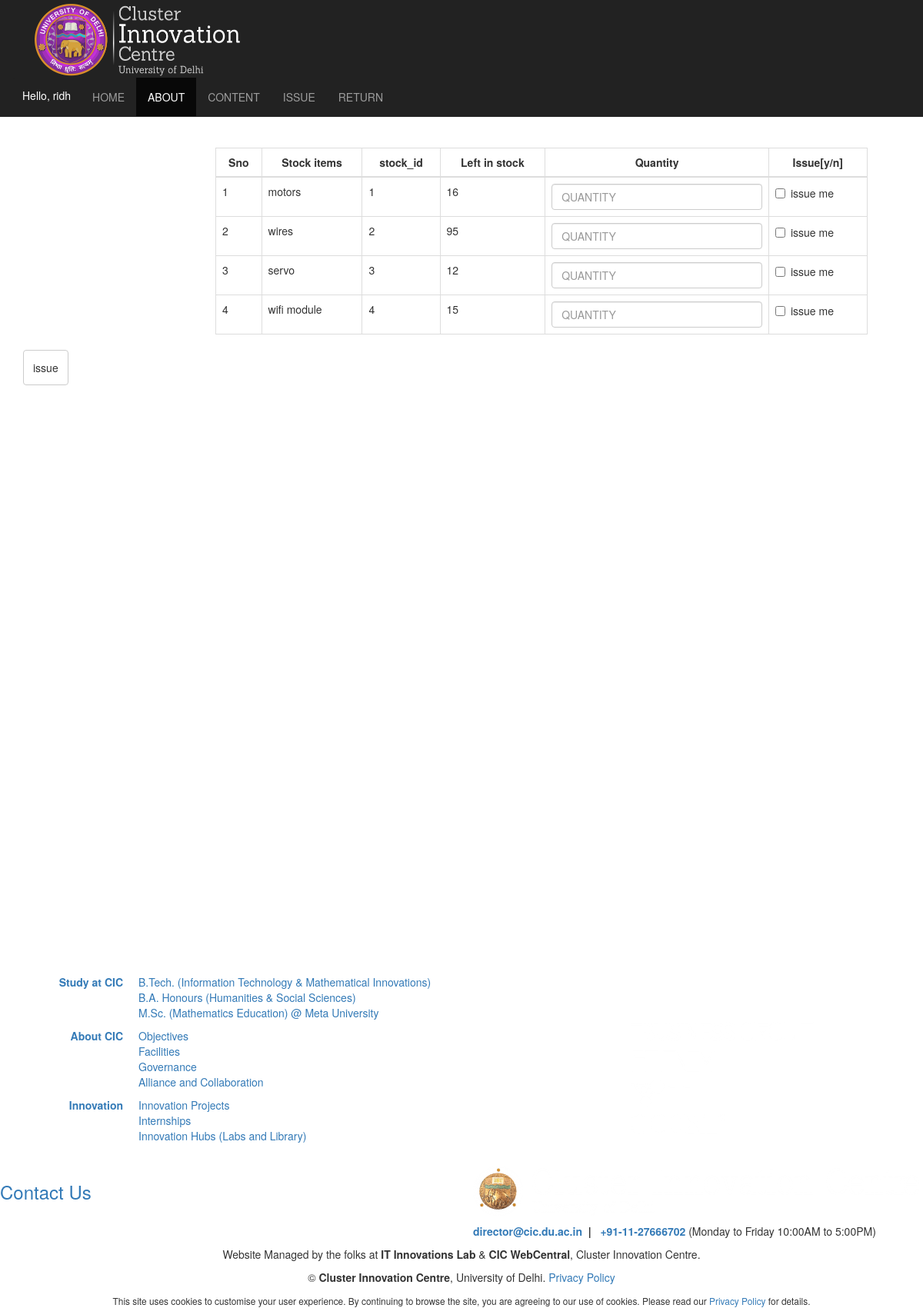
The app's page /about-student.php (signed in) with its own data.
### tables this page shows
CREATE TABLE `users` (
  `user_id` int(5) NOT NULL AUTO_INCREMENT,
  `user_fullname` char(20) NOT NULL,
  `username` varchar(30) NOT NULL,
  `password` varchar(255) NOT NULL,
  `email_id` varchar(255) NOT NULL,
  `user_type` enum('student','admin') DEFAULT NULL,
  PRIMARY KEY (`user_id`)
);

CREATE TABLE `stock_description` (
  `stock_id` int(4) NOT NULL AUTO_INCREMENT,
  `name` varchar(50) NOT NULL,
  `description` varchar(255) DEFAULT NULL,
  `image_link` varchar(255) DEFAULT NULL,
  PRIMARY KEY (`stock_id`)
);

### functions.php (called while the page is built, shortened)
<?php
function get_username() {
	$conn = setup();
	$result = $conn -> query("SELECT username FROM users WHERE user_id = ".$_SESSION["user_id"].";");
	if ($result->num_rows > 0) {
		$data = $result->fetch_assoc();
		$u_name = $data["username"];
		return $u_name;
	}
	else {
		echo "error in getting username";
		$conn->close();
		return FALSE;
	}
}
function calculate_quantity ($flag, $stock_id) {
	if ($flag == 0) {
		return get_purchased_quantity($stock_id);
	}
	else if ($flag == 1) {
		return get_purchased_quantity($stock_id) - get_deleted_quantity($stock_id);
	}
	else if ($flag == 2) {
		return get_purchased_quantity($stock_id) - get_deleted_quantity($stock_id) - get_issued_quantity($stock_id);
	}
	else {
		echo "invalid flag input";
	}
}
function get_purchased_quantity ($stock_id) {
	$conn = setup();
	$quantity = 0;
	$result = $conn->query("SELECT quantity FROM purchase_list WHERE stock_id = $stock_id");
	if ($result->num_rows > 0) {
		while ($data = $result->fetch_assoc()) {
			$quantity += $data["quantity"];
		}
	}
	return $quantity;
}
function get_deleted_quantity ($stock_id) {
	$conn = setup();
	$quantity = 0;
	$result = $conn->query("SELECT quantity FROM deleted_stock WHERE stock_id = $stock_id");
	if ($result->num_rows > 0) {
		while ($data = $result->fetch_assoc()) {
			$quantity += $data["quantity"];
		}
	}
	return $quantity;
}
function get_issued_quantity ($stock_id) {
	$conn = setup();
	$quantity = 0;
	$result = $conn->query("SELECT quantity FROM issued_stock_list WHERE stock_id = $stock_id");
	if ($result->num_rows > 0) {
		while ($data = $result->fetch_assoc()) {
			$quantity += $data["quantity"];
		}
	}
	return $quantity;
}
function validate_input($data) {
  	$data = trim($data);
  	$data = stripslashes($data);
  	$data = htmlspecialchars($data);
  	return $data;
}
function setup() {
	$servername = "localhost";
	$username = "root";
	$pass = "";
	$db_name = "Stock";
	$conn = new mysqli($servername, $username, $pass);
	$conn->query("use ".$db_name);
	return $conn;
}
?>

### about-student.php (the view, shortened to what this page needs)
<!DOCTYPE html>
<?php
require_once "functions.php";
?>
<html lang="en">
<head>
    <link rel="stylesheet" href="css/bootstrap.min.css">
    <link rel="stylesheet" href="stock.css">
</head>
<body>
    <div id="header">
        <div id="top-nav">
            <img src="images/cic_logo.png" height="100px">
        </div>
        <nav class="navbar navbar-inverse">
            <div class="container-fluid">
                    <ul class="nav navbar-nav">
                    <li><div class="row">
                        <div class="col-lg-12">
                            <a href="#" class="btn btn-success" id="menu-toggle"><span ><?php require_once "functions.php";
                            if (isset($_SESSION["user_id"]))
                                {echo "Hello, ".get_username()."";}
                            else
                                { header("Location: index.php");} ?></span></a>
                        </div>
                    </div></li>
                        <li ><a href="home-student.php" >HOME</a></li>
                        <li class="active"><a href="#" >ABOUT</a></li>
                        <li ><a href="#" >CONTENT</a></li>
                        <li ><a href="#">ISSUE</a></li>
                        <li  ><a href="account-student.php" >RETURN</a></li>
                    </ul>
            </div>
         </nav>
    </div>
            <form role="form" action = "<?php echo validate_input($_SERVER["PHP_SELF"]);?>" method = "POST">
                     <div class="container" id="issue_tab">
                        <div class="row clearfix">
                            <div class="col-md-9 column">
                                <table class="table table-bordered table-hover">
                                    <thead>
                                        <tr >
                                            <th class="text-center">
                                                Sno
                                            </th>
                                            <th class="text-center">
                                                Stock items
                                            </th>
                                            <th class="text-center">
                                                stock_id
                                            </th>
                                            <th class="text-center">
                                                Left in stock
                                            </th>
                                            <th class="text-center">
                                                Quantity
                                            </th>
                                            <th class="text-center">
                                                Issue[y/n]
                                            </th>
                                        </tr>
                                    </thead>
                                    <tbody>
<?php
require_once "functions.php";
$conn = setup();
$result = $conn->query("SELECT * FROM stock_description");
$i = 1;
if ($result->num_rows > 0) {
    while ($data = $result->fetch_assoc()) { ?>
                                        <tr id='addr1'>
                                        <td>
                                            <?php echo $i; ?>
                                        </td>
                                        <td><?php echo $data["name"]; ?></td>
                                        <td><?php echo $data["stock_id"]; ?></td>
                                        <td><?php echo calculate_quantity(2, $data["stock_id"]); ?></td>
                                        <td><input type="text" name='quantity[]'  placeholder='QUANTITY' class="form-control"/></td>
                                        <td><label class="checkbox-inline"><input type="checkbox" name = "issue_flag[]" value = <?php echo $i-1; ?>>issue me</label></td>
                                        </tr>
<?php
$i++;
}}
?>
                                    </tbody>
                                </table>
                            </div>
                        </div >
                        <input type="SUBMIT" id="issue" value="issue" class="btn btn-default">
                    </div>
                </form>
        <div id="page-content-wrapper">
        </div>
<footer>
        <div class="footer">
            <div class="wrapper padder">
                <div class="row no-margin padder navbar-add-border-bottom navbar-add-border-top">
                    <div class="col-lg-8">
                        <dl class="dl-horizontal">
                            <dt><a href="Programs-Dir">Study at CIC</a></dt>
                            <dd>
                                <ol class="list-unstyled">
                                <li><a href="http://ducic.ac.in/Programs-BTech-IT-Concept">B.Tech. (Information Technology &amp; Mathematical Innovations)</a></li>
                                <li><a href="http://ducic.ac.in/Programs-BA-Hons-Concept">B.A. Honours (Humanities &amp; Social Sciences)</a></li>
                                <li><a href="http://ducic.ac.in/Programs-MME-Concept">M.Sc. (Mathematics Education) @ Meta University</a></li>
                                </ol>
                            </dd>
                            <dt><a href="About-Objectives">About CIC</a></dt>
                            <dd>
                                <ol class="list-unstyled">
                                <li><a href="http://ducic.ac.in/About-Objectives">Objectives</a></li>
                                <li><a href="http://ducic.ac.in/InnovationHub">Facilities</a></li>
                                <li><a href="http://ducic.ac.in/About-Governance">Governance</a></li>
                                <li><a href="http://ducic.ac.in/About-Alliance">Alliance and Collaboration</a></li>
                                </ol>
                            </dd>
                            <dt><a href="">Innovation</a></dt>
                            <dd>
                                <ol class="list-unstyled">
                                <li><a href="http://ducic.ac.in/Innovation-Projects">Innovation Projects</a></li>
                                <li><a href="http://ducic.ac.in/Internships">Internships</a></li>
                                <li><a href="http://ducic.ac.in/InnovationHub">Innovation Hubs (Labs and Library)</a></li>
                                </ol>
                                </dd>
                        </dl>
                    </div>
                    <div class="col-lg-4 goCenter">
                        <h3 class="goCenter no-margin">
                        <a href="https://www.facebook.com/CIC.DU" target="blank"><img src="css/images/icons/facebook29.png" style="width:30px;"></a>
                        <a href="https://twitter.com/itweetcic" target="blank"><img src="css/images/icons/twitter21.png" style="width:30px;"></a>
                        </h3>
                        <h4><a href="http://ebiz.ducic.ac.in" target="new"><img src="css/images/icons/e-business.png" style="max-height:25px; max-width:100%"></a></h4>
                        <h4><a href="http://autonomi.ducic.ac.in" target="new"><img src="css/images/icons/autonomi.png" style="max-height:30px; max-width:100%"></a></h4>
                        <h4><a href="http://ducic.ac.in/Hub-IT-Innovations-Lab" target="new"><img src="css/images/icons/itil.png" style="max-height:35px; max-width:100%"></a></h4>
                        <h4><a href="https://one.ducic.ac.in" target="new"><img src="css/images/icons/one-logo.png" style="max-height:25px; max-width:100%"></a></h4>
                    </div>
            </div>
            <div class="row no-margin padder">
                <div class="col-lg-6 goCenter">
                    <h3><a href="Contact">Contact Us</a></h3>
                </div>
                    <div class="col-lg-6 goCenter">
                        <p><img src="images/logo_footer.png" class="logo-long"></p>
                        <p><strong><i class="fa fa-envelope"></i> <a href="mailto:director@cic.du.ac.in">director@cic.du.ac.in</a>&nbsp; | &nbsp;<i class="fa fa-phone"></i> <a href="callto:+91-11-27666702">+91-11-27666702</a> </strong>(Monday to Friday 10:00AM to 5:00PM)</p>
                    </div>
            </div>
                    <div class="row text-center">
                        <p class="no-margin">Website Managed by the folks at <strong>IT Innovations Lab</strong> &amp; <strong>CIC WebCentral</strong>, Cluster Innovation Centre.</p>
                        <p class="no-margin">&copy; <strong>Cluster Innovation Centre</strong>, University of Delhi. <a href="/privacy-policy">Privacy Policy</a></p>
                        <small>This site uses cookies to customise your user experience. By continuing to browse the site, you are agreeing to our use of cookies. Please read our <a href="/privacy-policy">Privacy Policy</a> for details.</small>
                    </div>
                </div>
            </div>
    </footer>
</body>
</html>

### stock.css (style rules this page uses)
.navbar { margin-bottom: 0; border-color: transparent; border-radius: 0; }
footer { position: absolute; width:100%; bottom: 0; text-align: left; z-index: 2; }
html ,body { min-height: 100%; }
body { padding-bottom: 100%; }
html { position: relative; }
#top-nav { padding-left: 45px; background:#222; }
.btn-success { background-color: #222; border-color: #222; }
.btn { padding: 12px 12px; }
.col-md-9 { margin-left: 250px; margin-top: 40px; }
#page-content-wrapper { width: 100%; position: absolute; padding: 15px; }

### records on screen
users: username "ridh"
stock_description: name "motors", stock_id "1", stock_id "16"
stock_description: name "wires", stock_id "2", stock_id "95"
stock_description: name "servo", stock_id "3", stock_id "12"
stock_description: name "wifi module", stock_id "4", stock_id "15"
